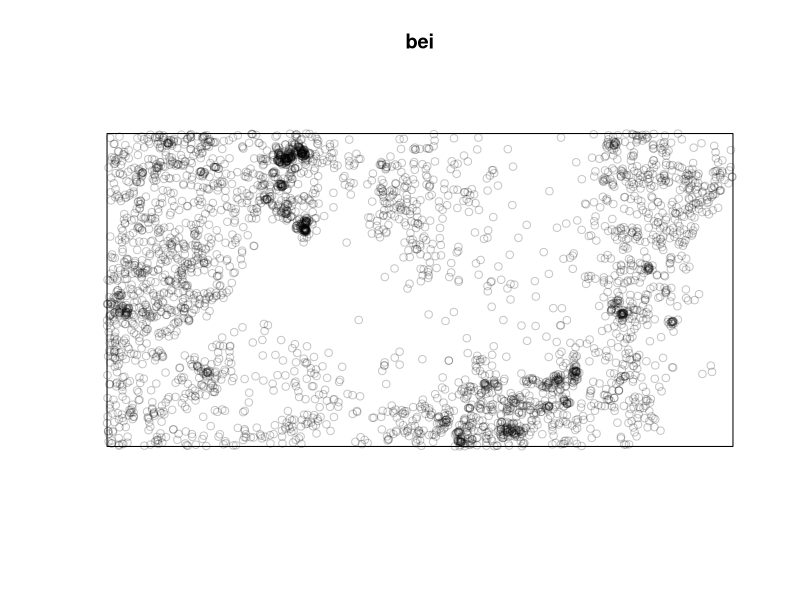
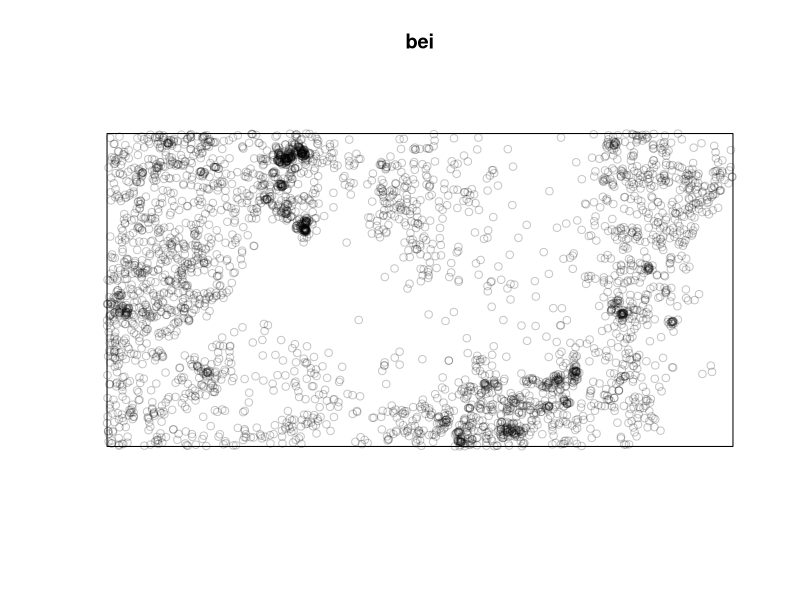
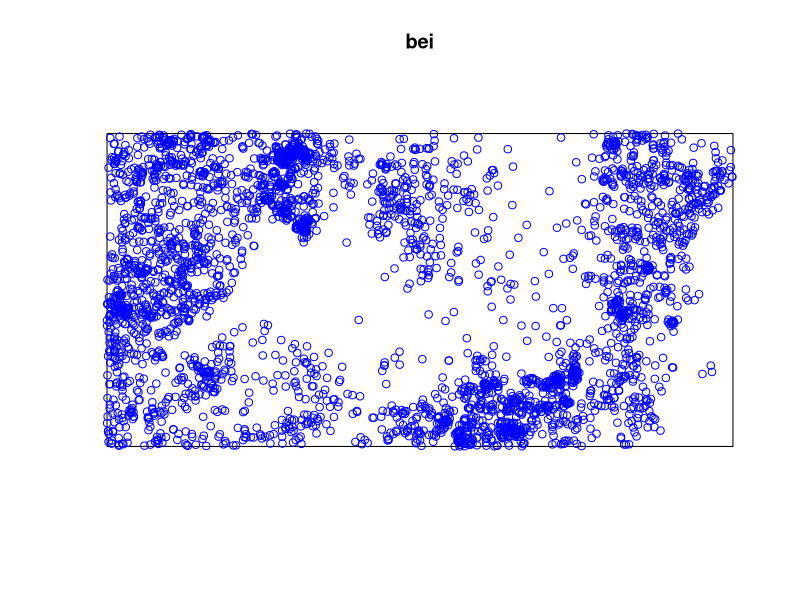
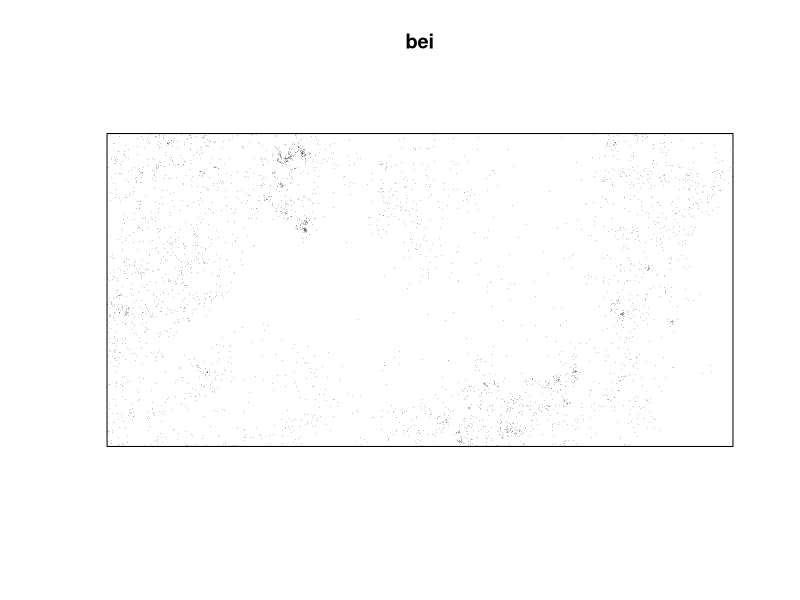

The R source for these figures, in order: (Note: this script raises an error after producing the figures.)
#'      Tutorial on analysing spatial point patterns with spatstat
#'                  useR! conference 2015
#' 
#'                   Lecturer's R script 
#'          Session 1: Data types and basic techniques
#' 
#'         Copyright (c) Adrian Baddeley and Ege Rubak 2015
#' 
library(spatstat)
#' example of a point pattern
plot(bei)
#' [Discuss purposes of analysis]
#' what is 'bei'
bei
class(bei)
#' bei is an object of class 'ppp' (planar point pattern)
plot(bei)
#' plot is a 'generic' R function which does something sensible for any data.
#' For an object X of class 'ppp',
#' the command plot(X) is 'dispatched' as plot.ppp(X)
help(plot.ppp)
plot(bei, cols="blue")
plot(bei, chars=".")
#' web style help display - recommended
help.start()
help(plot.ppp)
#' Read The Help Files!
help(bei)

#' A point pattern has a 'window'
Window(bei)
W <- Window(bei)
class(W)
plot(chorley)
Window(chorley)
#' owin objects can be created & manipulated
square(2)

#' basic analysis of a point pattern
summary(bei)
#' dispatched to summary.ppp
intensity(bei)
#' [Discuss concept of intensity; dimensions]

plot(swedishpines)
swp <- swedishpines
#' Possible spatial variation in forest density
a <- quadratcount(swp, 3, 3)
a
plot(a)
#' object of a class that can be both printed and plotted.
#'
plot(swp)
plot(a, add=TRUE, col="red")
#'
#'
#' For homogeneous pattern, numbers should be **approximately* equal
#' Apply chi^2 test
quadrat.test(swp, 3, 3)
#' [Interpret]

b4 <- quadrat.test(bei, 4, 2)
b4
plot(bei, chars=".")
plot(b4, add=TRUE, col="blue")
#' test result can also be plotted

plot(q8 <- quadratcount(bei, 8, 4))
plot(q16 <- quadratcount(bei, 16, 8))

plot(intensity(q8, image=TRUE))
plot(intensity(q16, image=TRUE))
#' [concept of intensity function]

plot(density(bei))
Z <- density(bei)
#' density() is generic, with a method density.ppp()
#' [explain kernel smoothing]
Z
class(Z)
#' Pixel image 
plot(Z)
contour(Z)
persp(Z, theta=-30)
persp(Z, theta=-50, phi=20, border=NA, col="yellow", shade=0.7, apron=TRUE)
contour(Z)
#' intensity : points per unit area

plot(density(bei, sigma=100))
plot(density(bei, sigma=10))
#' bandwidth selection
bw.scott(bei)
bw.diggle(bei)
bop <- bw.diggle(bei)
bop
plot(bop)
plot(density(bei, sigma=bw.scott(bei)))
plot(density(bei, sigma=bw.scott))
